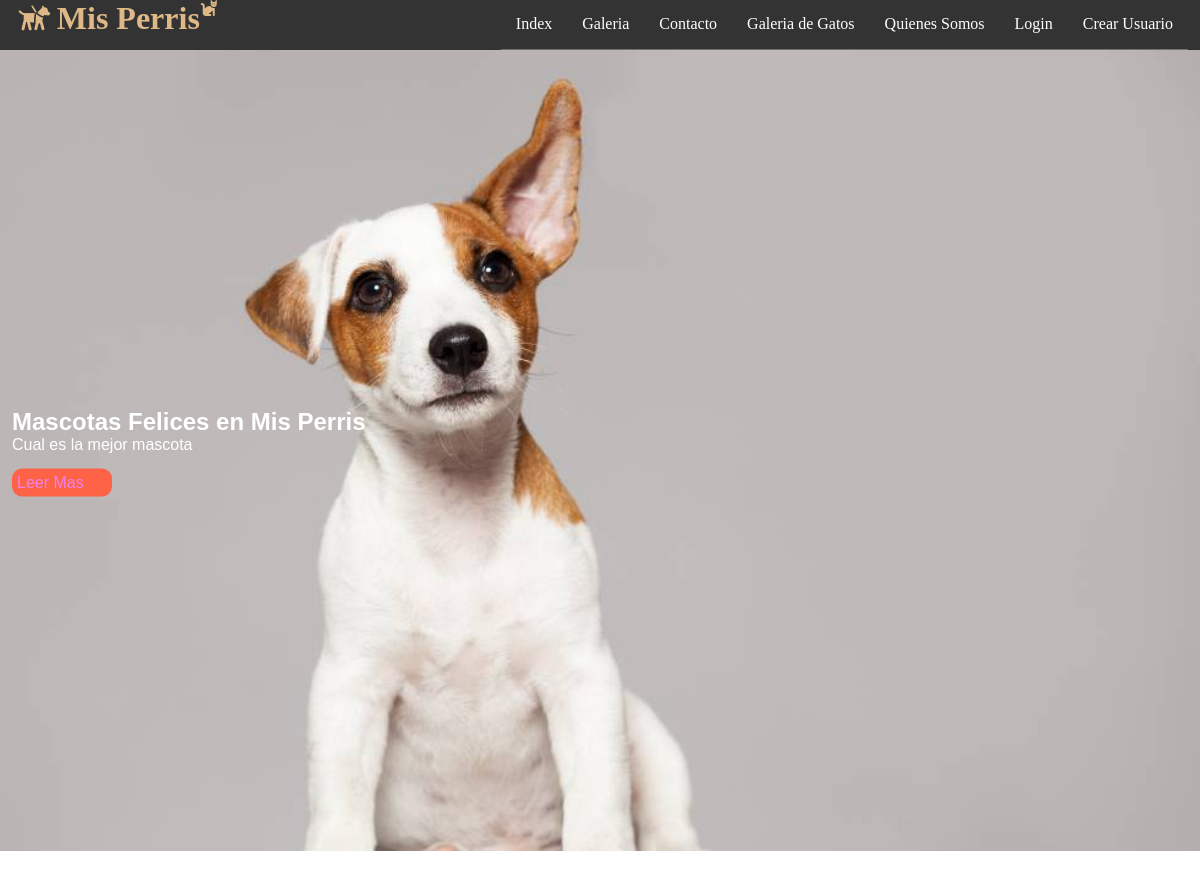
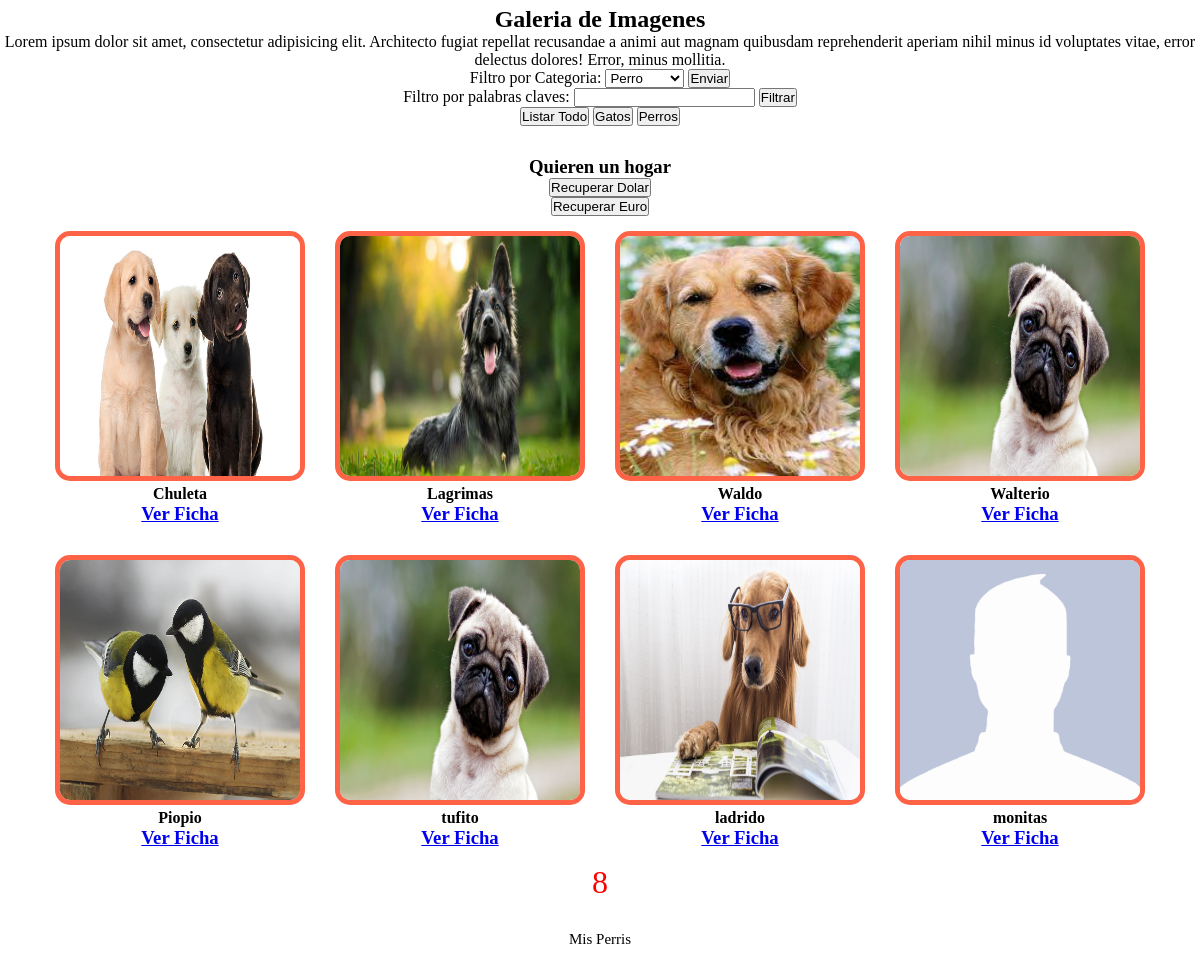
Screenshot of /filtro_tipo/ with the database file from the repository (2 pictures, top to bottom).
### misPerris/models.py (models this page shows, shortened)
class Mascota(models.Model):
    nombre = models.CharField(primary_key=True,max_length=50)
    edad = models.IntegerField()
    descripcion = models.TextField()
    imagen = models.ImageField(upload_to='mascotas',default='mascotas/default.png')
    publicar = models.BooleanField(default=False)
    comentario= models.TextField(default='--')
    usuario = models.CharField(null=True,max_length=45)
    tipo = models.ForeignKey(TipoMascota, on_delete=models.CASCADE)
    dueno = models.CharField(max_length=45,default='--')

### misPerris/views.py (the view)
# urls.py: path('filtro_tipo/',filtro_tipo,name='FILTROT'),
def filtro_tipo(request):
    mascotas = Mascota.objects.filter(publicar=True)
    cant = Mascota.objects.filter(publicar=True).count()
    tipos = TipoMascota.objects.all()
    if request.POST:
        tip = request.POST.get("cboTipo")
        obj_tipo = TipoMascota.objects.get(nombre=tip)
        mascotas = Mascota.objects.filter(tipo=obj_tipo).filter(publicar=True)
        cant = Mascota.objects.filter(tipo=obj_tipo).filter(publicar=True).count()
    contexto = {"mascotas":mascotas,"tipos":tipos,"cantidad":cant}
    return render(request, "galeria.html",contexto)

### misPerris/templates/galeria.html (shortened to what this page needs)
{% extends "base.html" %}
{% load static %}
{% block css %}
<link rel="stylesheet" href="{% static 'dist/css/lightbox.min.css' %}">
{% endblock css %}
{% block contenido %}
<section id="bienvenida">
    <h2>Galeria de Imagenes</h2>
    <p>Lorem ipsum dolor sit amet, consectetur adipisicing elit. Architecto fugiat repellat recusandae a animi
        aut magnam quibusdam reprehenderit aperiam nihil minus id voluptates vitae, error delectus dolores!
        Error, minus mollitia.</p>
    <form action="{% url 'FILTROT' %}" method="post">
        Filtro por Categoria:
        <select name="cboTipo" id="cboTipo">
            {% for reg in tipos %}
            <option>{{reg.nombre}}</option>
            {% endfor %}
        </select>
        <input type="submit" value="Enviar">
    </form>
    <form action="{% url 'FILTROD' %}" method="post">
        Filtro por palabras claves:
        <input type="text" name="txtTexto" id="txtTexto">
        <input type="submit" value="Filtrar">
    </form>
    <input type="button" value="Listar Todo" onclick="javascript:location.href='/galeria/'">
    <input type="button" value="Gatos" onclick="javascript:location.href='/filtro_tipo_mascota/Gatos'">
    <input type="button" value="Perros" onclick="javascript:location.href='/filtro_tipo_mascota/Perro'">
</section>
<section id="blog">
    <h3>Quieren un hogar</h3>
    <input type="button" value="Recuperar Dolar" onclick="recuperaDolar()">
    <input type="button" value="Recuperar Euro" id="btnRecuperaEuro">
    <div class="contenedor">
        {% for reg in mascotas %}
        <article>
            <a href="{{reg.imagen.url}}" data-lightbox="perros" data-title="{{reg.descripcion}}">
                <img src="{{reg.imagen.url}}" alt="">
            </a>
            <h4>{{reg.nombre}}</h4>
            <h3>
                <a href="{% url 'DM' reg.nombre %}">Ver Ficha</a>
            </h3>
        </article>
        {% endfor %}
    </div>
    <div style="text-align: center;color: red;font-size: xx-large;">
        {{cantidad}}
    </div>
</section>
{% endblock contenido %}

### misPerris/static/css/estilo.css (style rules this page uses)
* { margin: 0; padding: 0; box-sizing: border-box; }
.contenedor { width: 98%; margin: auto; }
section { width: 100%; margin-bottom: 30px; }
#bienvenida { text-align: center; font-family: cursive; }

### misPerris/static/css/blog.css (style rules this page uses)
#blog .contenedor img { width: 250px; height: 250px; border: solid 5px tomato; border-radius: 15px; }
#blog { font-family: cursive; text-align: center; }
#blog .contenedor { display: flex; justify-content: center; flex-wrap: wrap; }
#blog .contenedor article { margin: 15px; }

### rows the page displays
Mascota: imagen (picture), nombre "Chuleta"
Mascota: imagen (picture), nombre "Lagrimas"
Mascota: imagen (picture), nombre "Waldo"
Mascota: imagen (picture), nombre "Walterio"
Mascota: imagen (picture), nombre "Piopio"
Mascota: imagen (picture), nombre "tufito"
Mascota: imagen (picture), nombre "ladrido"
Mascota: imagen (placeholder picture), nombre "monitas"

### other values shown
{{ cantidad }} "8"
form field cboTipo "Perro"
